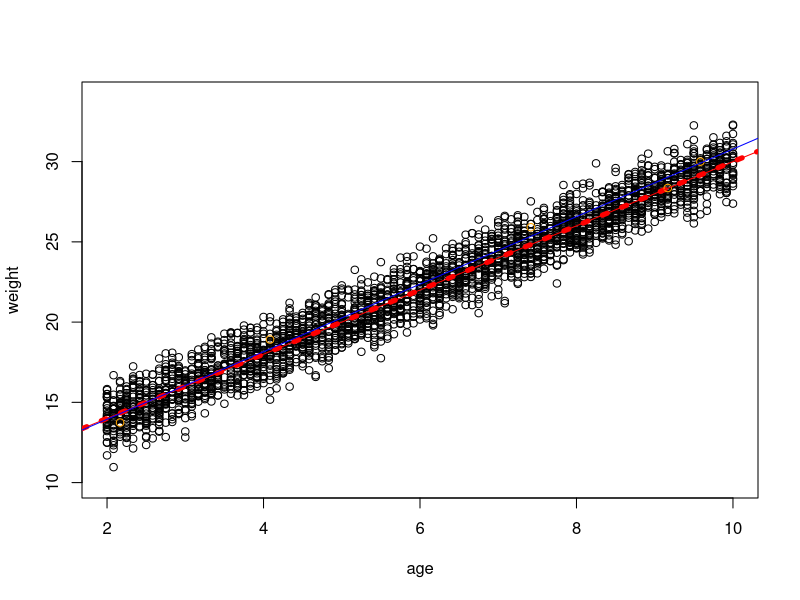

Write the R code that produced this figure.
# step1) 임의 모델 생성
# step2) 데이터 생성
# step3) 다른 샘플을 통해 모델과의 적합도 확인을 위한 그래프 생성


# 2세 ~ 10세 아이들의 연령 별 몸무게
# 임의 모델 y=2x+10을 따른다고 가정

# 연령을 입력하면 체중을 돌려주는 함수
fun_w <- function(x) {
  y <- 2*x + 10
  return(y)
}

# 2세부터 10세까지 연령을 월별(1/12)로 생성
age <- sample(seq(2, 10, by=1/12), 3000, replace = TRUE)

# 체중에 정규분포 확률 변수 값을 더해서 랜덤한 데이터 생성
weight <- fun_w(age) + rnorm(length(age))

# 산점도와 회귀직선 그리기
plot(age, weight, xlim = c(2, 10), ylim = c(10, 34)) #type이 n이면 도형이 없는 그래프
abline(a=10, b=2, col = "red", lty = 3, lwd = 5, type = "n") # line type 3은 dashed

# 임의 데이터 5개를 생성하고 이에 대한 적합선을 그리기

# 임의 데이터 5개 생성
sample_age <- sample(seq(2, 10, by=1/12), 5, replace = TRUE)

# 동일한 나이의 다른 아이들 몸무게를 표시하기 위해서는 이 아랫부분만 실행
# 즉 회귀계수의 변동이 발생하는 것을 
sample_weight <- fun_w(sample_age) + rnorm(length(sample_age))

# 샘플 데이터 표시하기
points(sample_age, sample_weight, col="orange")
abline(a=10, b=2, col = "red")

# 적합선 찾기
sample_lm <- lm(sample_weight ~ sample_age)

# 적합선 그리기
abline(sample_lm, col="blue")

# 그래프를 그려보면, 동일 연령의 다른 아이들이 선택될 때마다 회귀 계수도 변경됨
# 즉, 적합선이 달라지고, 이의 변동이 유의한지에 대해 적합도 검정, p-value가 필요함


